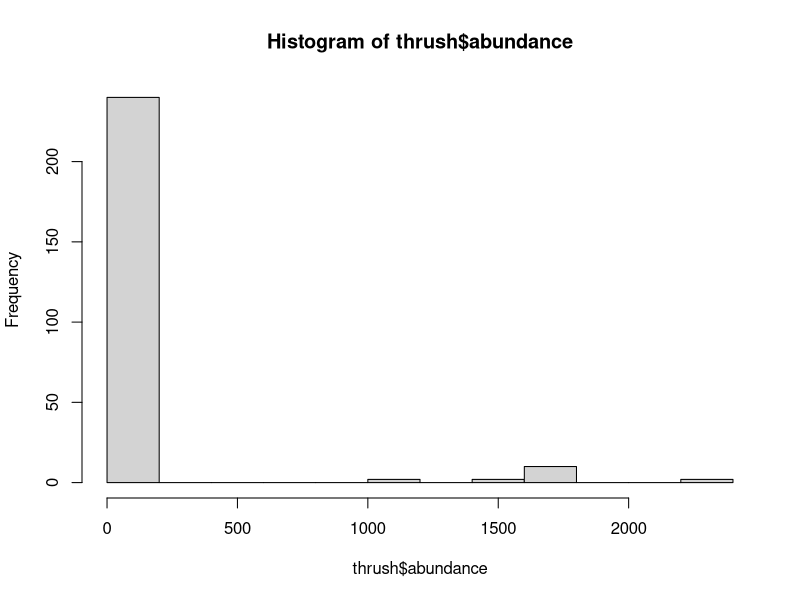
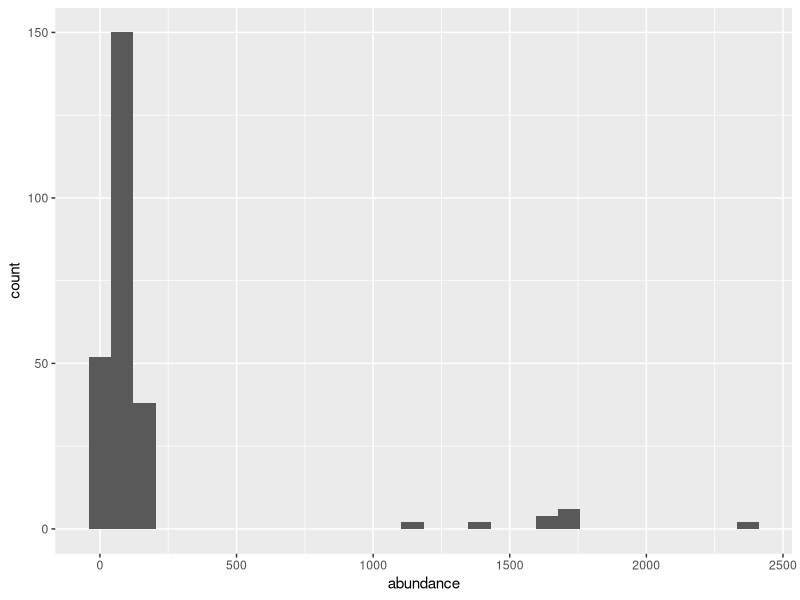
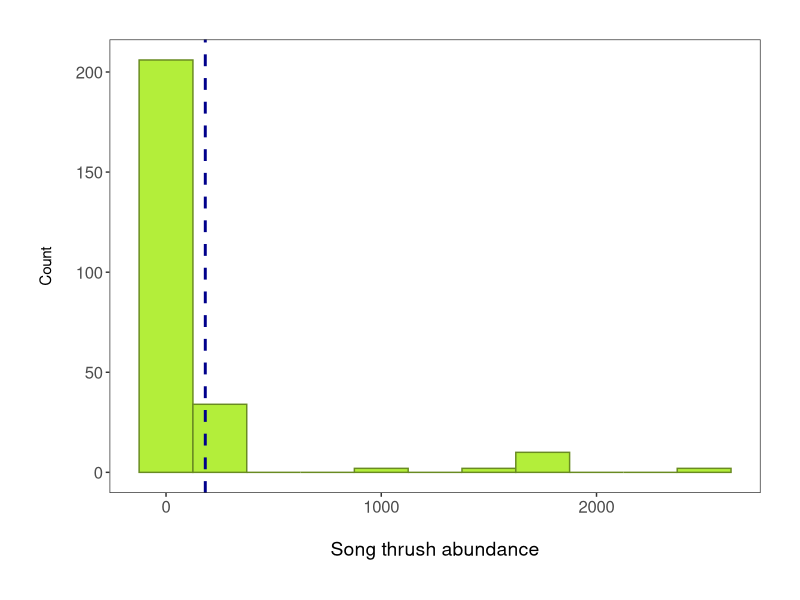
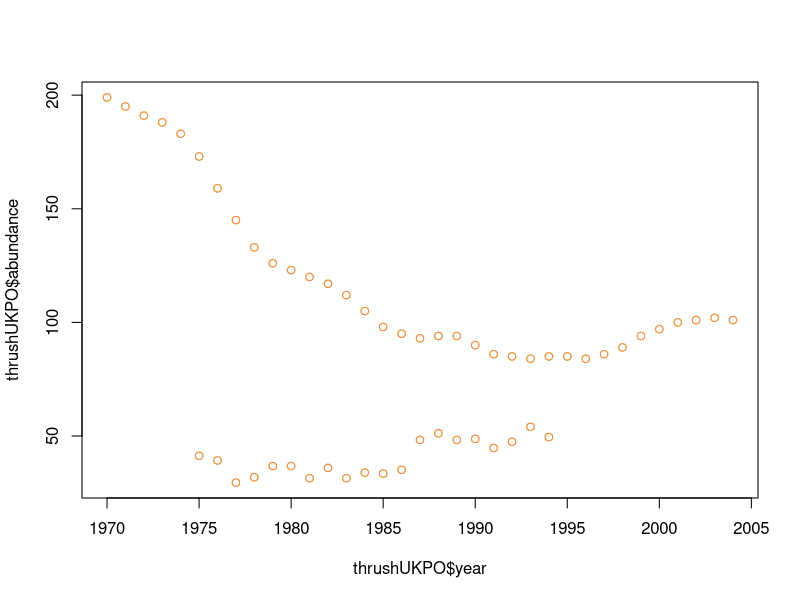
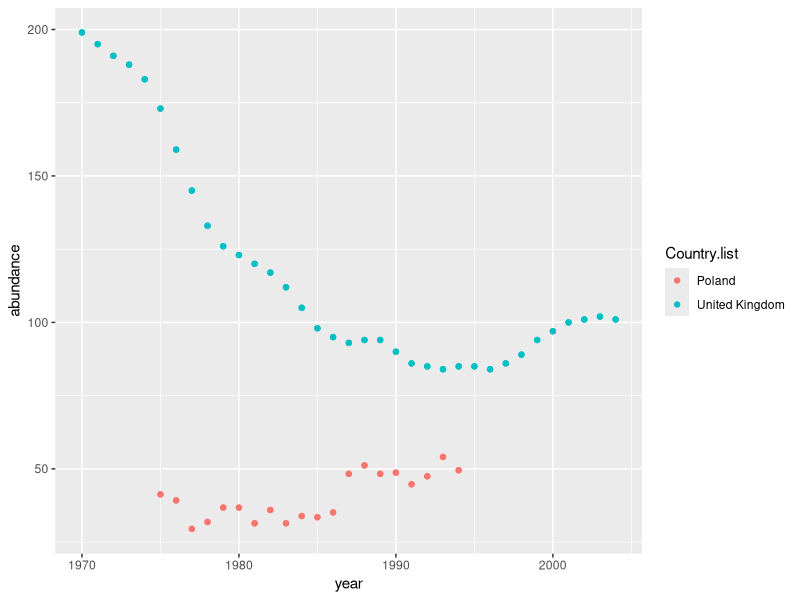
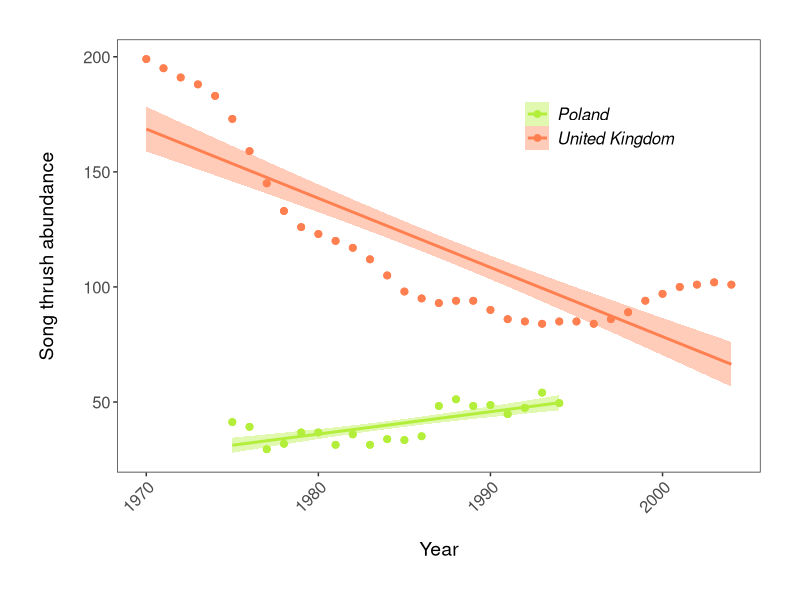
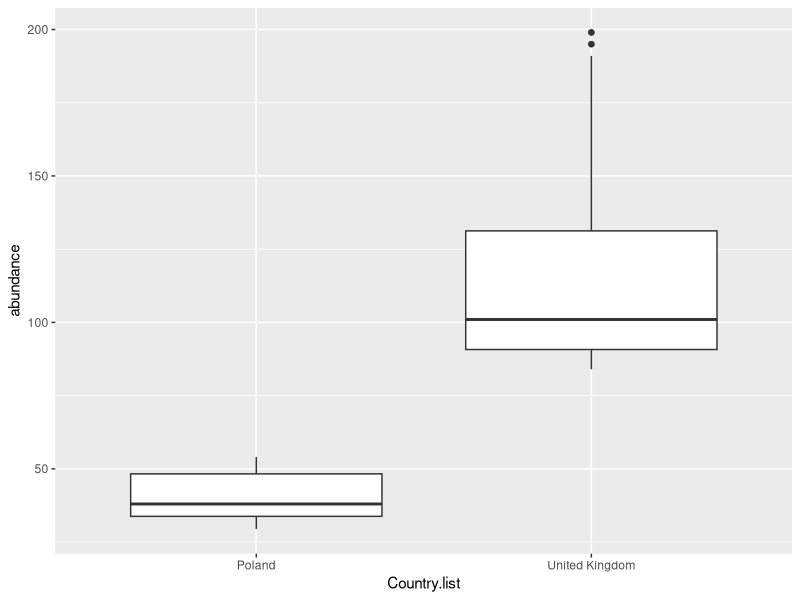
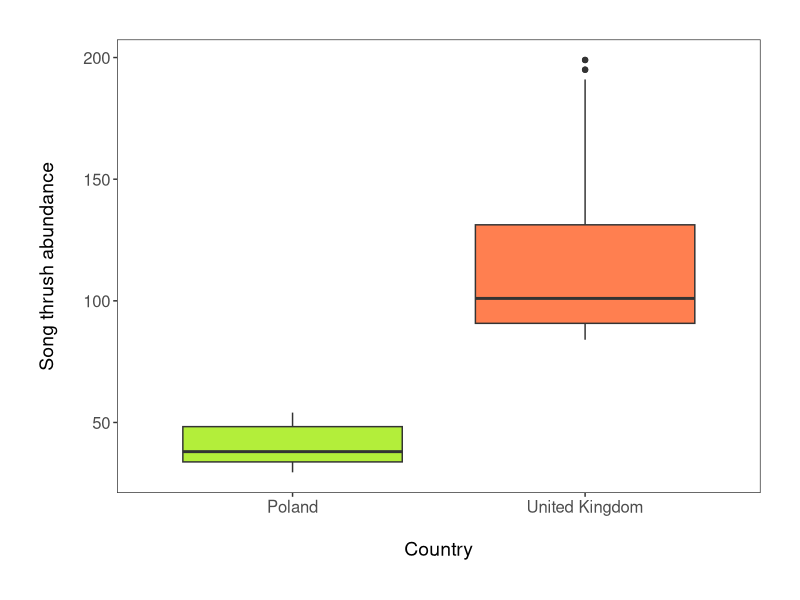

The R source for these figures, in order:
############################################################
#                                                          #
#                  Data visualisation 1                    #
#               Natasha Ramsden 12/05/2021                 #
#                                                          #
############################################################

# Introduction ----


# Set working directory ----
setwd("06_data_vis_1")

# Libraries ----
library(tidyr)
library(dplyr)
library(ggplot2)
library(readr)
library(gridExtra)

# Import data from the Living Planet Index ----
# population trends of vertebrate species from 1970 to 2014
LPI <- read.csv("LPIdata_CC.csv")

# Tidy data ----
LPI2 <- gather(LPI, "year", "abundance", 9:53)
View(LPI2)

# Remove X from in front of years
LPI2$year <- parse_number(LPI2$year)

# Check structure
str(LPI2)

# Abundance is a character varaible but should be numeric
LPI2$abundance <- as.numeric(LPI2$abundance)


# Very large dataset - first few graphs will focus on one species
# all species
unique(LPI2$Common.Name)

# The following will focus on the song thrushes
thrush <- filter(LPI2, Common.Name == "Song thrush")
head(thrush)

# There are lots of NAs in this dataframe
# Get rid of these using na.omit()
thrush <- na.omit(thrush)


# Histograms to visualise data distribution ----

# with base R graphics
base_hist <- hist(thrush$abundance)

# with ggplot
# entire ggplot code in brackets so that graph created and shown 
(thrush_hist <- ggplot(thrush, aes(x = abundance)) +
    geom_histogram())

# default settings not great
# lots of unnecessary grey space, axis labels small, bars blend with each other
# let's beautify!
(thrush_hist <- ggplot(thrush, aes(x = abundance)) +
    # Change bandwidth and colours
    geom_histogram(binwidth = 250, colour = "#698B22", fill = "#B3EE3A") +
    # Add a line for mean abundance
    geom_vline(aes(xintercept = mean(abundance)), 
               colour = "#00008B", linetype = "dashed", size=1) +
    # Changing theme to get rid of grey background
    theme_bw() +
    ylab("Count\n") +
    xlab("\nSong thrush abundance") +
    # Change font size of axis labels and title
    theme(axis.text = element_text(size = 12),
          axis.title.x = element_text(size = 14, face = "plain"),
          # face="plain" is default - can change to italic, bold etc
          panel.grid = element_blank(),
          # Add 1cm margin around plot
          plot.margin = unit(c(1,1,1,1), units = , "cm")))

# Histogram of Song thrush abundance in populations included in the LPI dataset.
# Blue line shows mean abundance.

# Data v skewed - typical distribution of count abundance data

# ggplot2 jargon ----

# geom
# geometric object - defines type of plot
# reads data in the aesthetics mapping to know which variables to use

# aes
# aesthetics - specify data sources and variables
# AND the properties of the graph which depend on those variables
# For instance, if you want all data points to be the same colour, you would define the colour = argument outside the aes() function;
# if you want the data points to be coloured by a factor’s levels (e.g. by site or species), you specify the colour = argument inside the aes().

# stat
# applies some statistical transformation to the data
# stat_smooth(method = 'lm') displays a linear regression line and confidence interval ribbon on top of a scatter plot (defined with geom_point())

# theme
# set of visual parameters
# can use pre-defined themes/create own/modify existing
# Examples of elements within themes are axis.text, panel.grid, legend.title, and so on. You define their properties with elements_...() functions: element_blank() would return something empty (ideal for removing background colour), while element_text(size = ..., face = ..., angle = ...) lets you control all kinds of text properties.

# Elements build on top as code progresses - elements written later could hide previous elements


# Colourpicker ----
# hex codes
# install.packages("colourpicker")
# Go into addins - Colour picker - can see all R colours and pick combos
# c("#B3EE3A", "#698B22", "#00008B")



# Scatter plot to examine population change over time ----

# Let's say we're interested in how the SOng thrush populations have changed
# between 1970 and 2017 in the United Kingdom and Poland

# Filter data to get records only from UK and Poland 
thrushUKPO <- filter(thrush, Country.list %in% c("United Kingdom", "Poland"))

# Using default base graphics
plot(thrushUKPO$year, thrushUKPO$abundance, col = c("#B3EE3A", "#FF7F50"))

# Using default ggplot2 graphics
(thrush_scatter <- ggplot(thrushUKPO, aes(x = year, y = abundance, 
                                          colour = Country.list)) +
    geom_point())
# ggplot2 allows points to be coloured diff based on country

# Beautify!
(thrush_scatter <- ggplot(thrushUKPO, aes(x = year, y = abundance, 
                                          colour = Country.list)) +
    # Change point size
    geom_point(size = 2) +
    # Addlinear model fit, colour by country
    geom_smooth(method = "lm", aes(fill = Country.list)) +
    theme_bw() +
    # add custom colours for solid geoms (ribbon)
    scale_fill_manual(values = c("#B3EE3A", "#FF7F50")) +
    # add custom colours for lines and points
    scale_colour_manual(values = c("#B3EE3A", "#FF7F50"), 
                        # add custom labels for legend
                        labels = c("Poland", "United Kingdom")) +
    ylab("Song thrush abundance\n") +
    xlab("\nYear") +
    # making the years at a bit of an angle)
    theme(axis.text.x = element_text(size = 12, angle = 45, vjust = 1, hjust = 1),
          axis.text.y = element_text(size = 12),
          axis.title = element_text(size = 14, face = "plain"),                        
          panel.grid = element_blank(),                                   # Removing the background grid lines               
          plot.margin = unit(c(1,1,1,1), units = , "cm"),                 # Adding a 1cm margin around the plot
          legend.text = element_text(size = 12, face = "italic"),         # Setting the font for the legend text
          legend.title = element_blank(),                                 # Removing the legend title
          legend.position = c(0.75, 0.8)))                                 # Setting legend position - 0 is left/bottom, 1 is top/right)     

# Population trends of Song thrush in Poland and the United Kingdom.
# Data points represent raw data with a linear model fit and 95% confidence 
# intervals. Abundance is measured in number of breeding individuals.


# Special characters/superscript in axes ----
# If your axis labels need to contain special characters or superscript, you can get ggplot2 to plot that, too. It might require some googling regarding your specific case, but for example, this code ylabs(expression(paste('Grain yield',' ','(ton.', ha^-1, ')', sep=''))) will create a y axis with a label reading Grain yield (ton. ha-1).



# Boxplot to examine whether thrush abundance differs between Poland and the UK ----

# Box plots are very informative as they show the median and spread of your 
# data, and allow you to quickly compare values among groups. If some 
# boxes don’t overlap with one another, you probably have significant 
# differences, and it’s worth to investigate further with statistical tests.

(thrush_boxplot <- ggplot(thrushUKPO, aes(Country.list, abundance)) +
   geom_boxplot())

# Beautify
(thrush_boxplot <- ggplot(thrushUKPO, aes(Country.list, abundance)) +
    geom_boxplot(aes(fill = Country.list)) +
    theme_bw() +
    scale_fill_manual(values = c("#B3EE3A", "#FF7F50")) +
    scale_colour_manual(values = c("#B3EE3A", "#FF7F50")) +
    ylab("Song thrush abundance\n") +
    xlab("\nCountry") +
    theme(axis.text = element_text(size = 12),
          axis.title = element_text(size = 14, face = "plain"),                     
          panel.grid = element_blank(),                     
          plot.margin = unit(c(1,1,1,1), units = , "cm"), 
          legend.position = "none"))  # Removing legend - not needed with only 2 factors

# Song thrush abundance in Poland and the UK


# Barplot to compare species richness of a few European countries ----

# We are now going to calculate how many species are found in the LPI dataset 
# for some European countries, and plot the species richness.

# Calculating species richness
# Using pipes %>% from dplyr (use ctrl shift m) ----

richness <- LPI2 %>% filter(Country.list %in% c("United Kingdom", "Germany",
                                                "France", "Netherlands",
                                                "Italy")) %>% 
  group_by(Country.list) %>% 
  mutate(richness = (length(unique(Common.Name))))
# creates new column based on how many unique common names there are in a country

# Plotting species richness
(richness_barplot <- ggplot(richness, aes(x = Country.list, y = richness)) +
    geom_bar(position = position_dodge(), stat = "identity", colour = "black", fill = "#00868B") +
    theme_bw() +
    ylab("Species richness\n") +                             
    xlab("Country")  +
    theme(axis.text.x = element_text(size = 12, angle = 45, vjust = 1, hjust = 1),  # Angled labels, so text doesn't overlap
          axis.text.y = element_text(size = 12),
          axis.title = element_text(size = 14, face = "plain"),                      
          panel.grid = element_blank(),                                          
          plot.margin = unit(c(1,1,1,1), units = , "cm")))

# Species richness in five European countries (based on LPI data).


# Lots of repeated code - and important to have consistent formatting acorss 
# graphs for the same project - see data visualisation 2 on how to reuse themes 
# in all your ggplots


# Using facets and creating panels ----

# Sometimes, displaying all the data on one graph makes it too cluttered. 
# If we wanted to examine the population change of thrushes across all the 
# countries, rather than Poland and the uK, we would have 5 populations 
# on the same graph:

# Plot the population change for all countries
(thrush_scatter_all <- ggplot(thrush, aes (x = year, y = abundance,
                                           colour = Country.list)) +
   geom_point(size = 2) +                                               # Changing point size
   geom_smooth(method = "lm", aes(fill = Country.list)) +               # Adding linear model fit, colour-code by country
   theme_bw() +
   ylab("Song thrush abundance\n") +                             
   xlab("\nYear")  +
   theme(axis.text.x = element_text(size = 12, angle = 45, vjust = 1, hjust = 1),     # making the years at a bit of an angle
         axis.text.y = element_text(size = 12),
         axis.title = element_text(size = 14, face = "plain"),                        
         panel.grid = element_blank(),                                   # Removing the background grid lines               
         plot.margin = unit(c(1,1,1,1), units = , "cm"),                 # Adding a 1cm margin around the plot
         legend.text = element_text(size = 12, face = "italic"),         # Setting the font for the legend text
         legend.title = element_blank(),                                 # Removing the legend title
         legend.position = "right")) 

# This is very cluttered! 
# And the strange (possibly erroneous) values for Sweden in 70s mean 
# that we can't see trends for other countries clearly

# By adding a facetting layer, we can split the data in multiple facets 
# representing the different countries. This is done using facet_wrap().

# Plot the population change for countries individually
(thrush_scatter_facets <- ggplot(thrush, aes (x = year, y = abundance, 
                                              colour = Country.list)) +
    geom_point(size = 2) +                                               # Changing point size
    geom_smooth(method = "lm", aes(fill = Country.list)) +               # Adding linear model fit, colour-code by country
    facet_wrap(~ Country.list, scales = "free_y") +  # THIS LINE CREATES THE FACETTING
    theme_bw() +
    ylab("Song thrush abundance\n") +                             
    xlab("\nYear")  +
    theme(axis.text.x = element_text(size = 12, angle = 45, vjust = 1, hjust = 1),     # making the years at a bit of an angle
          axis.text.y = element_text(size = 12),
          axis.title = element_text(size = 14, face = "plain"),                        
          panel.grid = element_blank(),                                   # Removing the background grid lines               
          plot.margin = unit(c(1,1,1,1), units = , "cm"),                 # Adding a 1cm margin around the plot
          legend.text = element_text(size = 12, face = "italic"),         # Setting the font for the legend text
          legend.title = element_blank(),                                 # Removing the legend title
          legend.position = "right"))   


# Population change of Song thrush across the world, from the LPI dataset.

# Some useful arguments to include in facet_wrap()are nrow = or ncol = , 
# specifying the number of rows or columns, respectively. You can also see 
# that we used scales = "free_y", to allow different y axis values because of 
# the wide range of abundance values in the data. You can use “fixed” when 
# you want to constrain all axis values.


# Note: some of these population trends do weird things, possibly because there 
# are many sub-populations being monitored within a country, so in practice we 
# probably would not fit a single regression line per country.


# Might want to arrage multiple figures together to create a panel
# Do this using grid.arrange() from the package gridExtra

# This is rubbish! - graphs too stretched, everything wrong!
grid.arrange(thrush_hist, thrush_scatter, thrush_boxplot, ncol = 1)

# Fixing the problems - adding ylab() again overrides the previous settings
(panel <- grid.arrange(
  thrush_hist + ggtitle("(a)") + ylab("Count") + xlab("Abundance") +   # adding labels to the different plots
    theme(plot.margin = unit(c(0.2, 0.2, 0.2, 0.2), units = , "cm")),
  
  thrush_boxplot + ggtitle("(b)") + ylab("Abundance") + xlab("Country") +
    theme(plot.margin = unit(c(0.2, 0.2, 0.2, 0.2), units = , "cm")),
  
  thrush_scatter + ggtitle("(c)") + ylab("Abundance") + xlab("Year") +
    theme(plot.margin = unit(c(0.2, 0.2, 0.2, 0.2), units = , "cm")) +
    theme(legend.text = element_text(size = 12, face = "italic"),     
          legend.title = element_blank(),                                   
          legend.position = c(0.85, 0.85)), # changing the legend position so that it fits within the panel
  
  ncol = 1)) # ncol determines how many columns you have

# If you want to change the width or height of any of your pictures, you can 
# add either ` widths = c(1, 1, 1) or heights = c(2, 1, 1)` for example, to the
# end of your grid arrange command. In these examples, this would create three 
# plots of equal width, and the first plot would be twice as tall as the other 
# two, respectively. This is helpful when you have different sized figures or 
# if you want to highlight the most important figure in your panel.

# To get around the too stretched/too squished panel problems, we will save the 
# file and give it exact dimensions using ggsave from the ggplot2 package. The 
# default width and height are measured in inches. If you want to swap to 
# pixels or centimeters, you can add units = "px" or units = "cm" inside the 
# ggsave() brackets, e.g. ggsave(object, filename = "mymap.png", width = 1000,
# height = 1000, units = "px". The file will be saved to wherever your working 
# directory is, which you can check by running getwd() in the console.

ggsave(panel, file = "thrush_panel2.png", width = 5, height = 12)

# Examining Song thrush populations from the LPI dataset. (a) shows histogram 
# of abundance data distribution, (b) shows a boxplot comparison of abundance 
# in Poland and the UK, and (c) shows population trends between 1970 and 2014 
# in Poland and the UK.





# Challenge ----

# 1. Choose 2 species from the LPI data and display their population trends 
# over time, using a scatterplot and a linear model fit

# 2. Using the same 2 species, filter the data to include only records from 
# 5 countries, and make a boxplot to compare how the abundance of those 2 
# species varies between the 5 countries.

# 1. ----

# choose sepcies
unique(LPI2$Common.Name)

# Population trends will be explored of:
# 'Reindeer / Caribou'
# 'Beluga whale'

arctic <- filter(LPI2, Common.Name %in% c('Reindeer / Caribou', 'Beluga whale'))

# Remove NAs
arctic <- na.omit(arctic)
str(arctic)

# basic
(arctic_scatter <- ggplot(arctic, aes(x = year, y = abundance)) +
    geom_point() +
    facet_wrap(~ Common.Name, scales = "free_y"))

# beautify!
(arctic_scatter <- ggplot(arctic, aes(x = year, y = abundance)) +
  geom_point(aes(colour = Country.list), size = 1.5, alpha = 0.6) +  # alpha controls transparency
  facet_wrap(~ Common.Name, scales = "free_y") +
  geom_smooth(method = "lm", aes(fill = Country.list, colour = Country.list)) +
  theme_bw() +
  ylab("Abundance\n") +
  xlab("\nYear") +
  scale_fill_manual(values = c("#1C86EE", "#8B3A62", "#6959CD", "#008B8B")) +
  scale_colour_manual(values = c("#1C86EE", "#8B3A62", "#6959CD", "#008B8B")) +
  theme(axis.text.x = element_text(size = 12, angle = 45, vjust = 1, hjust = 1),
        axis.text.y = element_text(size = 12),
        axis.title = element_text(size = 12),                        
        panel.grid = element_blank(),                          
        strip.background = element_blank(),
        strip.text = element_text(size = 12),
        # plot.margin = unit(c(1,1,1,1), units = , "cm"),                
        legend.text = element_text(size = 12, face = "italic"),         
        legend.title = element_blank()))                                


# 2. ----
# Using the same 2 species, filter the data to include only records from 
# 5 countries, and make a boxplot to compare how the abundance of those 2 
# species varies between the 5 countries.

# basic
(arctic_box <- ggplot(arctic, aes(x = Country.list, y = abundance)) +
  geom_boxplot() +
  facet_wrap(~ Common.Name, scales = "free_y"))

# beautify
(arctic_box <- ggplot(arctic, aes(x = Country.list, y = abundance)) +
  geom_boxplot(aes(fill = Country.list)) +
  facet_wrap(~ Common.Name, scales = "free_y") +
  theme_bw() +
  scale_fill_manual(values = c("#1C86EE", "#8B3A62", "#6959CD", "#008B8B")) +
  scale_colour_manual(values = c("#1C86EE", "#8B3A62", "#6959CD", "#008B8B")) +
  ylab("Abundance\n") +
  xlab("\nCountry") +
  theme(axis.text = element_text(size = 12),
        axis.title = element_text(size = 14, face = "plain"),                     
        panel.grid = element_blank(),                     
        plot.margin = unit(c(1,1,1,1), units = , "cm"),
        strip.background = element_blank()))

# Not great because of high-abundance outliers for reindeer in Canada - let's 
# remove them for now (wouldn't do that for an analysis!)

(arctic_box <- ggplot(filter(arctic, abundance < 8000), aes(x = Country.list, y = abundance)) +
    geom_boxplot(aes(fill = Country.list)) +
    facet_wrap(~ Common.Name, scales = "free_y") +
    theme_bw() +
    scale_fill_manual(values = c("#1C86EE", "#8B3A62", "#6959CD", "#008B8B")) +
    scale_colour_manual(values = c("#1C86EE", "#8B3A62", "#6959CD", "#008B8B")) +
    ylab("Abundance\n") +
    xlab("\nCountry") +
    theme(axis.text = element_text(size = 12),
          axis.title = element_text(size = 14, face = "plain"),                     
          panel.grid = element_blank(),                     
          # plot.margin = unit(c(1,1,1,1), units = , "cm"),
          strip.background = element_blank(),
          legend.position = "none"))


(panel <- grid.arrange(
  arctic_scatter + ggtitle("Population change over time") +
    ylab("Abundance") + 
    xlab("Year") +
    theme(plot.margin = unit(c(0.2, 0.2, 0.2, 0.2), units = "cm")),
  
  arctic_box + ggtitle("Population size across countries") +
    ylab("Abundance") +
    xlab("Country") +
    theme(plot.margin = unit(c(0.2, 0.2, 0.2, 0.2), units = "cm")),
  
  ncol = 1))

# Instead, can use egg package - lines up plots together regardless of whether
# they have a legend or not

library(egg)

ggarrange(arctic_scatter + labs(title = 'Population change over time'), 
          arctic_box + labs(title = 'Population size across countries'))

# Population trends and abundance of two Arctic species across their range 
# according to the LPI dataset.
